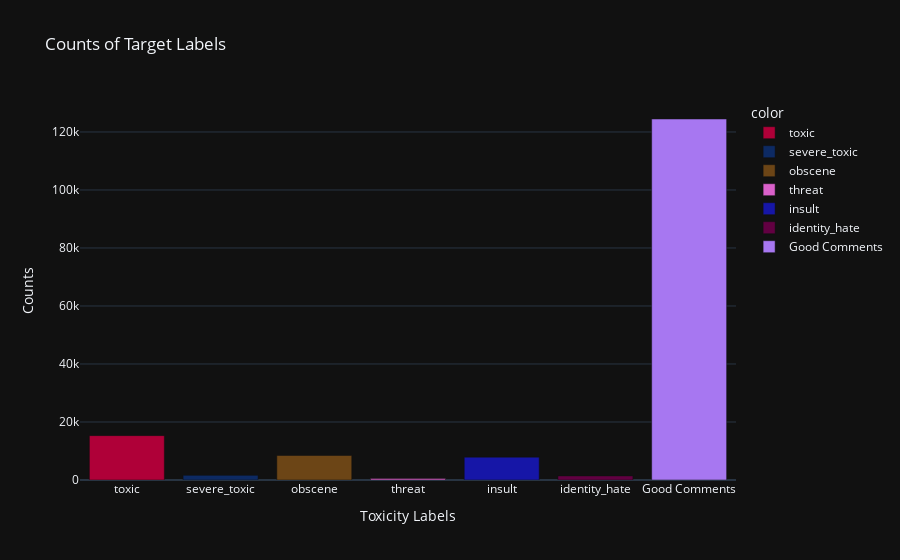

Notebook code cell kept with this figure:
### Code cell
distribution_of_classes()

### Figure 1 — Plotly figure (JSON) as saved in the notebook; plotly's stock layout.template omitted (floating-point values rounded to 4 significant figures)
{"data": [{"alignmentgroup": "True", "hovertemplate": "color=toxic<br>x=%{x}<br>y=%{y}<extra></extra>", "legendgroup": "toxic", "marker": {"color": "#AF0038", "pattern": {"shape": ""}}, "name": "toxic", "offsetgroup": "toxic", "orientation": "v", "showlegend": true, "textposition": "auto", "type": "bar", "x": ["toxic"], "xaxis": "x", "y": [15294], "yaxis": "y"}, {"alignmentgroup": "True", "hovertemplate": "color=severe_toxic<br>x=%{x}<br>y=%{y}<extra></extra>", "legendgroup": "severe_toxic", "marker": {"color": "#0D2A63", "pattern": {"shape": ""}}, "name": "severe_toxic", "offsetgroup": "severe_toxic", "orientation": "v", "showlegend": true, "textposition": "auto", "type": "bar", "x": ["severe_toxic"], "xaxis": "x", "y": [1595], "yaxis": "y"}, {"alignmentgroup": "True", "hovertemplate": "color=obscene<br>x=%{x}<br>y=%{y}<extra></extra>", "legendgroup": "obscene", "marker": {"color": "#6C4516", "pattern": {"shape": ""}}, "name": "obscene", "offsetgroup": "obscene", "orientation": "v", "showlegend": true, "textposition": "auto", "type": "bar", "x": ["obscene"], "xaxis": "x", "y": [8449], "yaxis": "y"}, {"alignmentgroup": "True", "hovertemplate": "color=threat<br>x=%{x}<br>y=%{y}<extra></extra>", "legendgroup": "threat", "marker": {"color": "#DA60CA", "pattern": {"shape": ""}}, "name": "threat", "offsetgroup": "threat", "orientation": "v", "showlegend": true, "textposition": "auto", "type": "bar", "x": ["threat"], "xaxis": "x", "y": [478], "yaxis": "y"}, {"alignmentgroup": "True", "hovertemplate": "color=insult<br>x=%{x}<br>y=%{y}<extra></extra>", "legendgroup": "insult", "marker": {"color": "#1616A7", "pattern": {"shape": ""}}, "name": "insult", "offsetgroup": "insult", "orientation": "v", "showlegend": true, "textposition": "auto", "type": "bar", "x": ["insult"], "xaxis": "x", "y": [7877], "yaxis": "y"}, {"alignmentgroup": "True", "hovertemplate": "color=identity_hate<br>x=%{x}<br>y=%{y}<extra></extra>", "legendgroup": "identity_hate", "marker": {"color": "#620042", "pattern": {"shape": ""}}, "name": "identity_hate", "offsetgroup": "identity_hate", "orientation": "v", "showlegend": true, "textposition": "auto", "type": "bar", "x": ["identity_hate"], "xaxis": "x", "y": [1405], "yaxis": "y"}, {"alignmentgroup": "True", "hovertemplate": "color=Good Comments<br>x=%{x}<br>y=%{y}<extra></extra>", "legendgroup": "Good Comments", "marker": {"color": "#A777F1", "pattern": {"shape": ""}}, "name": "Good Comments", "offsetgroup": "Good Comments", "orientation": "v", "showlegend": true, "textposition": "auto", "type": "bar", "x": ["Good Comments"], "xaxis": "x", "y": [124473], "yaxis": "y"}], "layout": {"barmode": "relative", "legend": {"title": {"text": "color"}, "tracegroupgap": 0}, "title": {"text": "Counts of Target Labels"}, "xaxis": {"anchor": "y", "domain": [0, 1], "title": {"text": "Toxicity Labels"}}, "yaxis": {"anchor": "x", "domain": [0, 1], "title": {"text": "Counts"}}}}
